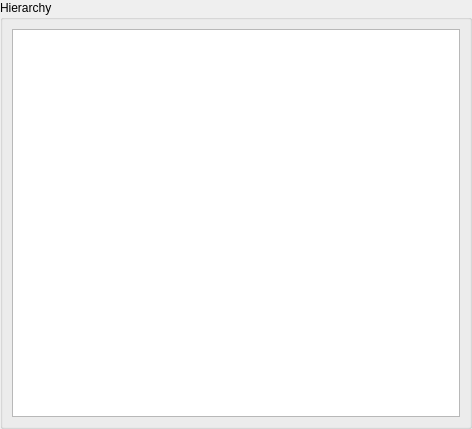
<?xml version="1.0" encoding="UTF-8"?>
<ui version="4.0">
 <class>HierarchyWidget</class>
 <widget class="QWidget" name="HierarchyWidget">
  <property name="geometry">
   <rect>
    <x>0</x>
    <y>0</y>
    <width>472</width>
    <height>429</height>
   </rect>
  </property>
  <property name="windowTitle">
   <string>Form</string>
  </property>
  <layout class="QVBoxLayout" name="verticalLayout">
   <property name="spacing">
    <number>0</number>
   </property>
   <property name="leftMargin">
    <number>0</number>
   </property>
   <property name="topMargin">
    <number>0</number>
   </property>
   <property name="rightMargin">
    <number>0</number>
   </property>
   <property name="bottomMargin">
    <number>0</number>
   </property>
   <item>
    <widget class="QGroupBox" name="groupBox">
     <property name="title">
      <string>Hierarchy</string>
     </property>
     <layout class="QVBoxLayout" name="verticalLayout_2">
      <item>
       <widget class="QListView" name="objectListView">
        <property name="editTriggers">
         <set>QAbstractItemView::NoEditTriggers</set>
        </property>
        <property name="alternatingRowColors">
         <bool>true</bool>
        </property>
        <property name="selectionMode">
         <enum>QAbstractItemView::MultiSelection</enum>
        </property>
       </widget>
      </item>
     </layout>
    </widget>
   </item>
  </layout>
 </widget>
 <resources/>
 <connections/>
</ui>
